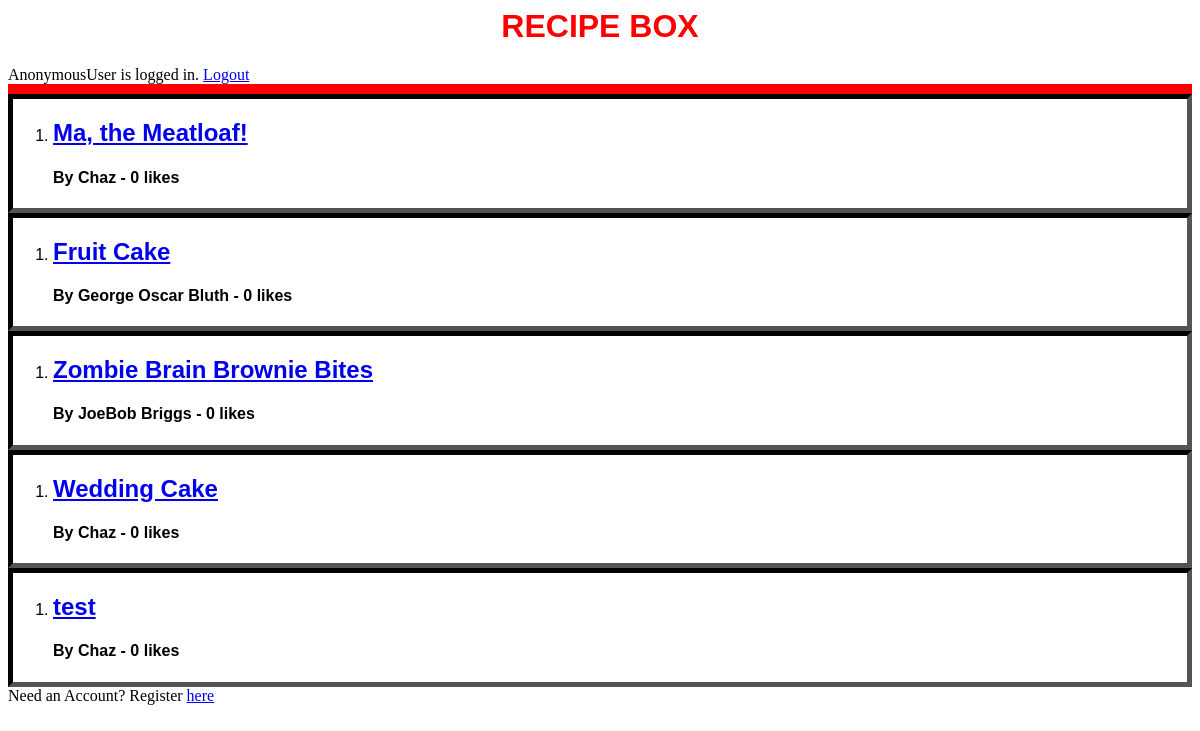
/, run on an earlier commit of the app's database.
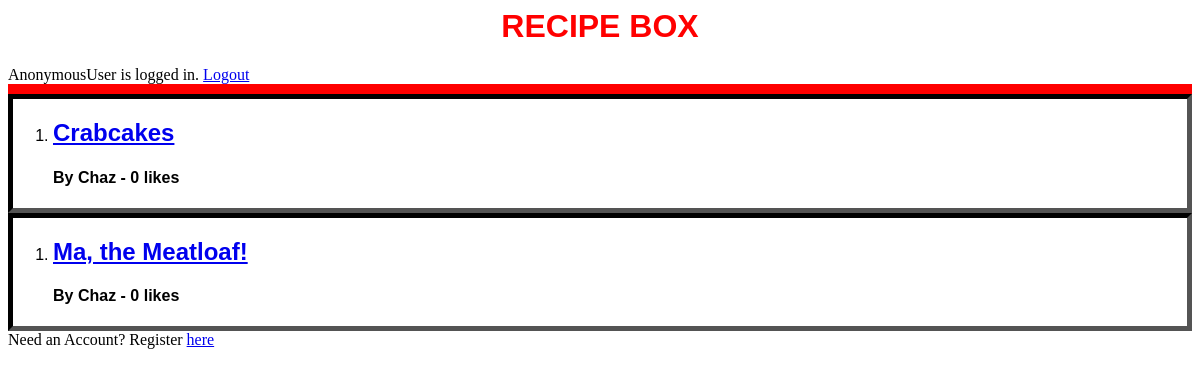
And on a later commit of the database.
### recipe_box_v1/models.py (models this page shows, shortened)
class Recipe(models.Model):
    title = models.CharField(max_length=100)
    author = models.ForeignKey(Author, on_delete=models.CASCADE)
    description = models.CharField(max_length=300)
    time_required = models.CharField(max_length=4)
    instructions = models.TextField(max_length=800)
    likes = models.ManyToManyField(Author, related_name="likes")

class Author(models.Model):
    user = models.OneToOneField(User, on_delete=models.CASCADE)
    name = models.CharField(max_length=30)
    bio = models.TextField(max_length=300)
    favorites = models.ManyToManyField("Recipe", related_name="favorites")

### recipe_box_v1/views.py (the view)
# urls.py: path('', index, name='homepage'),
def index(request, *args, **kwargs):
    html = 'index.html'
    items = Recipe.objects.all()
    return render(request, html, {'recipe_titles': items})

### recipe_box_v1/templates/index.html
<div style="color:red; font-family: Arial; text-align: center">
    <h1>RECIPE BOX</h1>
</div>
{{request.user}} is logged in.
<a href="logout/">Logout</a>
<div style="background-color: red; height: 10px"></div>
    {% for foo in recipe_titles %}
    <div style= 'border: 5px black inset; font-family: Arial'>
        <ol>
            <li>
                <h2><a href="recipe/{{foo.recipes}}">{{foo.title}}</a></h2>
                <h4>By {{foo.author.name}} - {{foo.likes.count}} likes</h4>
            </li>
        </ol>
    </div>
    {% endfor %}
Need an Account? Register <a href="signup/">here</a>

What changed in the data, as far as the page shows it:
removed Recipe: title "Fruit Cake", author.name "George Oscar Bluth", likes.count "0"
removed Recipe: title "Zombie Brain Brownie Bites", author.name "JoeBob Briggs", likes.count "0"
removed Recipe: title "Wedding Cake", author.name "Chaz", likes.count "0"
removed Recipe: title "test", author.name "Chaz", likes.count "0"
added Recipe: title "Crabcakes", author.name "Chaz", likes.count "0"
